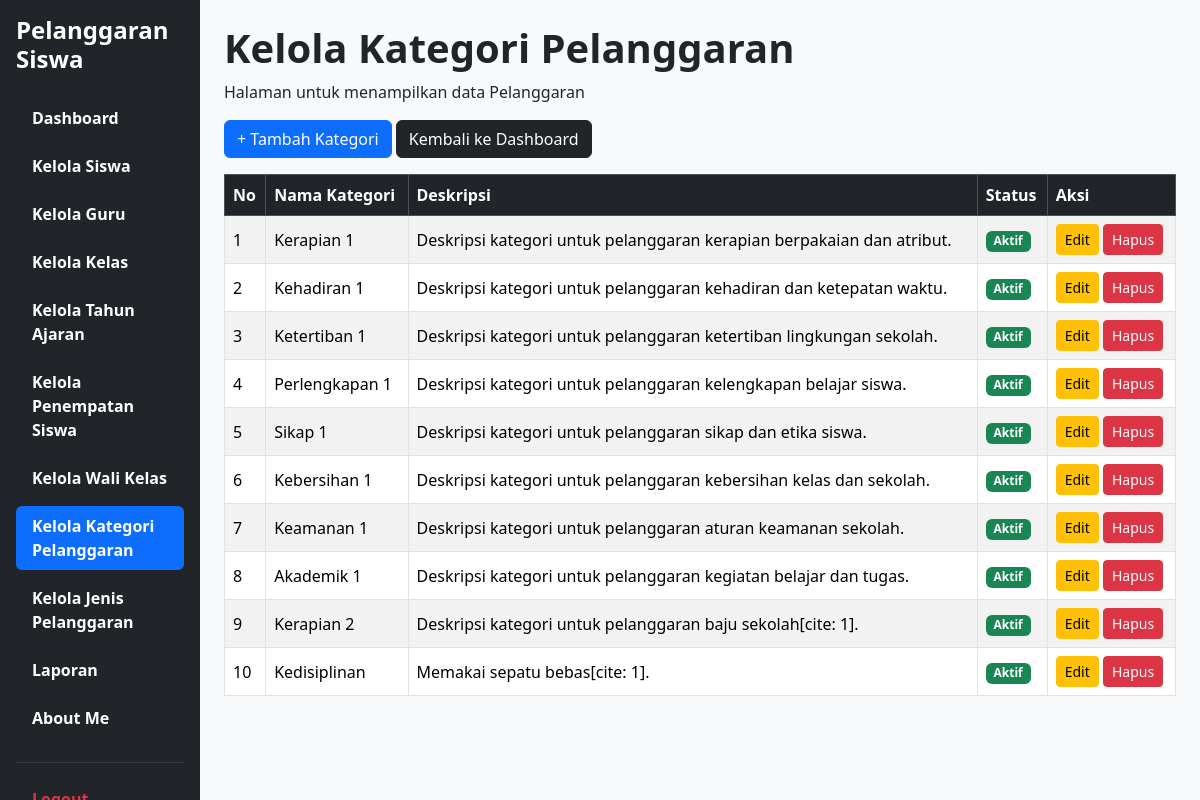
Screenshot of /Kelola_Kategori_Pelanggaran.php (signed in) with the database file from the repository.
### tables this page shows
CREATE TABLE `t_pelanggaran_kategori` (
  `id` int(11) NOT NULL,
  `nama` varchar(100) DEFAULT NULL,
  `deskripsi` text NOT NULL,
  `status_aktif` tinyint(1) NOT NULL,
  `created_at` timestamp NOT NULL DEFAULT current_timestamp(),
  `updated_at` timestamp NOT NULL DEFAULT current_timestamp()
);

### Kelola_Kategori_Pelanggaran.php (the view, shortened to what this page needs)
<?php
include 'config/koneksi.php';
$data = mysqli_query($koneksi,
    "SELECT * FROM t_pelanggaran_kategori ORDER BY id ASC"
);
?>
<!DOCTYPE html>
<html lang="id">
<head>
    <link href="https://cdn.jsdelivr.net/npm/bootstrap@5.3.8/dist/css/bootstrap.min.css" rel="stylesheet">
    <link rel="stylesheet" href="https://cdn.datatables.net/2.3.4/css/dataTables.bootstrap5.min.css">
</head>
<body class="bg-light">
<div class="container-fluid">
    <div class="row">
        <div class="col-md-3 col-lg-2 bg-dark min-vh-100 p-3 sticky-top" style="top: 0; height: 100vh; overflow-y: auto;">
            <h4 class="text-white fw-bold mb-4">
            Pelanggaran Siswa
            </h4>
            <ul class="nav nav-pills flex-column">
                <li class="nav-item mb-2">
                    <a href="dashboard.php" class="nav-link text-white">
                    <span class="fw-bold">Dashboard</span>
                    </a>
                </li>
                <li class="nav-item mb-2">
                    <a href="Kelola_Siswa.php" class="nav-link text-white">
                    <span class="fw-bold">Kelola Siswa</span>
                    </a>
                </li>
                <li class="nav-item mb-2">
                    <a href="Kelola_Guru.php" class="nav-link text-white">
                    <span class="fw-bold">Kelola Guru</span>
                    </a>
                </li>
                <li class="nav-item mb-2">
                    <a href="Kelola_Kelas.php" class="nav-link text-white">
                    <span class="fw-bold">Kelola Kelas</span>
                    </a>
                </li>
                <li class="nav-item mb-2">
                    <a href="Kelola_Tahun_Ajaran.php" class="nav-link text-white">
                    <span class="fw-bold">Kelola Tahun Ajaran</span>
                    </a>
                </li>
                <li class="nav-item mb-2">
                    <a href="Kelola_Penempatan_Siswa.php" class="nav-link text-white">
                    <span class="fw-bold">Kelola Penempatan Siswa</span>
                    </a>
                </li>
                <li class="nav-item mb-2">
                    <a href="Kelola_Wali_Kelas.php" class="nav-link text-white">
                    <span class="fw-bold">Kelola Wali Kelas</span>
                    </a>
                </li>
                <li class="nav-item mb-2">
                    <a href="Kelola_Kategori_Pelanggaran.php" class="nav-link active">
                    <span class="fw-bold">Kelola Kategori Pelanggaran</span>
                    </a>
                </li>
                <li class="nav-item mb-2">
                    <a href="Kelola_Jenis_Pelanggaran.php" class="nav-link text-white">
                    <span class="fw-bold">Kelola Jenis Pelanggaran</span>
                    </a>
                </li>
                <li class="nav-item mb-2">
                    <a href="Laporan.php" class="nav-link text-white">
                    <span class="fw-bold">Laporan</span>
                    </a>
                </li>
                <li class="nav-item mb-2">
                    <a href="about_me.php" class="nav-link text-white">
                    <span class="fw-bold">About Me</span>
                    </a>
                </li>
                <hr class="text-secondary">
                <li class="nav-item">
                    <a href="logout.php" class="nav-link text-danger">
                    <span class="fw-bold">Logout</span>
                    </a>
                </li>
            </ul>
        </div>
        <main class="col-md-9 col-lg-10 p-4">
            <h1><strong>Kelola Kategori Pelanggaran</strong></h1>
            <p>Halaman untuk menampilkan data Pelanggaran</p>
            <div class="mb-3">
                <a href="tambah_kategori_pelanggaran.php" class="btn btn-primary">
                   + Tambah Kategori
                </a>
                <a href="dashboard.php" class="btn btn-dark">
                     Kembali ke Dashboard
                </a>
            </div>
            <div class="table-responsive">
                <table id="tabelKategori" class="table table-hover table-striped table-bordered align-middle">
                    <thead class="table-dark">
                        <tr>
                            <th>No</th>
                            <th>Nama Kategori</th>
                            <th>Deskripsi</th>
                            <th>Status</th>
                            <th>Aksi</th>
                        </tr>
                    </thead>
                    <tbody>
                        <?php if (mysqli_num_rows($data) > 0): ?>
                            <?php $no = 1; ?>
                            <?php while ($d = mysqli_fetch_assoc($data)): ?>
                                <tr>
                                    <td><?= $no++ ?></td>
                                    <td><?= htmlspecialchars($d['nama']) ?></td>
                                    <td><?= htmlspecialchars($d['deskripsi'] ?? '') ?></td>
                                    <td>
                                        <?php if ((int)$d['status_aktif'] === 1): ?>
                                            <span class="badge bg-success">Aktif</span>
                                        <?php else: ?>
                                            <span class="badge bg-secondary">Tidak Aktif</span>
                                        <?php endif; ?>
                                    </td>
                                    <td>
                                        <a href="edit_kategori_pelanggaran.php?id=<?= (int)$d['id'] ?>" class="btn btn-warning btn-sm">
                                            Edit
                                        </a>
                                        <form action="hapus_kategori_pelanggaran.php" method="POST" class="d-inline" onsubmit="return confirm('Yakin ingin menghapus kategori ini?')">
                                            <button type="submit" name="hapus" class="btn btn-danger btn-sm">
                                                Hapus
                                            </button>
                                        </form>
                                    </td>
                                </tr>
                            <?php endwhile; ?>
                        <?php endif; ?>
                    </tbody>
                </table>
            </div>
        </main>
    </div>
</div>
</body>
</html>

### rows the page displays
t_pelanggaran_kategori: nama "Kerapian 1", deskripsi "Deskripsi kategori untuk pelanggaran kerapian berpakaian dan atribut.", status_aktif "Aktif"
t_pelanggaran_kategori: nama "Kehadiran 1", deskripsi "Deskripsi kategori untuk pelanggaran kehadiran dan ketepatan waktu.", status_aktif "Aktif"
t_pelanggaran_kategori: nama "Ketertiban 1", deskripsi "Deskripsi kategori untuk pelanggaran ketertiban lingkungan sekolah.", status_aktif "Aktif"
t_pelanggaran_kategori: nama "Perlengkapan 1", deskripsi "Deskripsi kategori untuk pelanggaran kelengkapan belajar siswa.", status_aktif "Aktif"
t_pelanggaran_kategori: nama "Sikap 1", deskripsi "Deskripsi kategori untuk pelanggaran sikap dan etika siswa.", status_aktif "Aktif"
t_pelanggaran_kategori: nama "Kebersihan 1", deskripsi "Deskripsi kategori untuk pelanggaran kebersihan kelas dan sekolah.", status_aktif "Aktif"
t_pelanggaran_kategori: nama "Keamanan 1", deskripsi "Deskripsi kategori untuk pelanggaran aturan keamanan sekolah.", status_aktif "Aktif"
t_pelanggaran_kategori: nama "Akademik 1", deskripsi "Deskripsi kategori untuk pelanggaran kegiatan belajar dan tugas.", status_aktif "Aktif"
t_pelanggaran_kategori: nama "Kerapian 2", deskripsi "Deskripsi kategori untuk pelanggaran baju sekolah[cite: 1].", status_aktif "Aktif"
t_pelanggaran_kategori: nama "Kedisiplinan", deskripsi "Memakai sepatu bebas[cite: 1].", status_aktif "Aktif"
